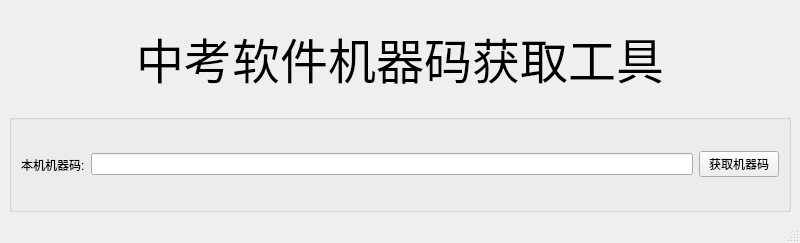
<?xml version="1.0" encoding="UTF-8"?>
<ui version="4.0">
 <class>MainWindow</class>
 <widget class="QMainWindow" name="MainWindow">
  <property name="geometry">
   <rect>
    <x>0</x>
    <y>0</y>
    <width>800</width>
    <height>243</height>
   </rect>
  </property>
  <property name="windowTitle">
   <string>中考软件license管理</string>
  </property>
  <widget class="QWidget" name="centralwidget">
   <layout class="QVBoxLayout" name="verticalLayout_2">
    <item>
     <widget class="QLabel" name="label_2">
      <property name="font">
       <font>
        <family>Microsoft YaHei</family>
        <pointsize>36</pointsize>
       </font>
      </property>
      <property name="text">
       <string>中考软件机器码获取工具</string>
      </property>
      <property name="alignment">
       <set>Qt::AlignCenter</set>
      </property>
     </widget>
    </item>
    <item>
     <widget class="QGroupBox" name="groupBox">
      <property name="title">
       <string/>
      </property>
      <layout class="QHBoxLayout" name="horizontalLayout">
       <item>
        <widget class="QLabel" name="label">
         <property name="text">
          <string>本机机器码:</string>
         </property>
        </widget>
       </item>
       <item>
        <widget class="QLineEdit" name="lineEdit">
         <property name="readOnly">
          <bool>true</bool>
         </property>
        </widget>
       </item>
       <item>
        <widget class="QPushButton" name="pbGetMachineCode">
         <property name="text">
          <string>获取机器码</string>
         </property>
        </widget>
       </item>
      </layout>
     </widget>
    </item>
   </layout>
  </widget>
  <widget class="QMenuBar" name="menubar">
   <property name="geometry">
    <rect>
     <x>0</x>
     <y>0</y>
     <width>800</width>
     <height>26</height>
    </rect>
   </property>
  </widget>
  <widget class="QStatusBar" name="statusbar"/>
 </widget>
 <resources/>
 <connections/>
</ui>
